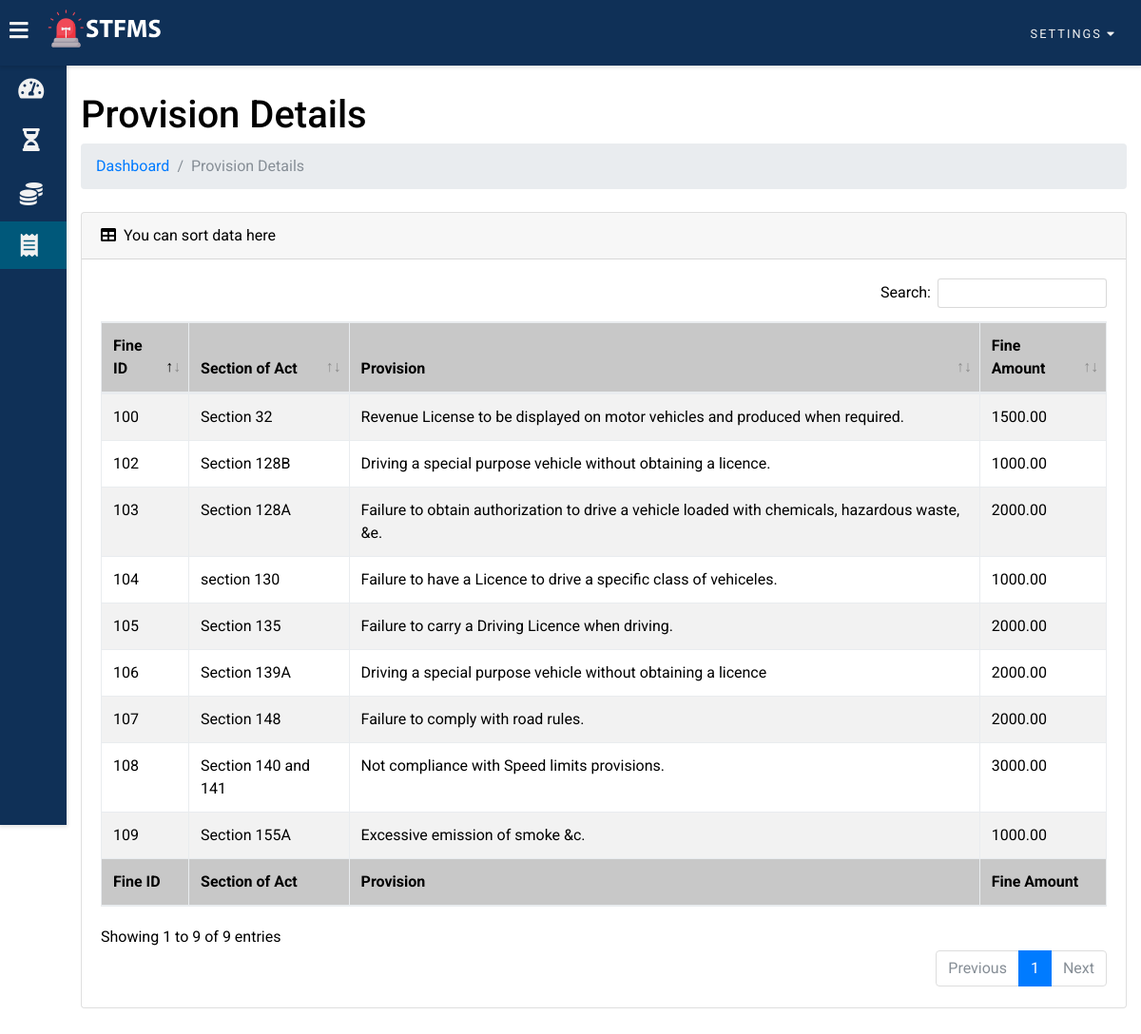
Screenshot of /user/fine_tickets.php (signed in) with the database file from the repository.
### tables this page shows
CREATE TABLE `fine_tickets` (
  `fine_tickets_id` varchar(255) NOT NULL,
  `fine_tickets_section_of_act` varchar(255) NOT NULL,
  `fine_tickets_provision` varchar(255) NOT NULL,
  `fine_tickets_amount` decimal(10,2) NOT NULL
);

### user/fine_tickets_table.php (the view, shortened to what this page needs)
<?php
if (isset($_SESSION['license_id']) && isset($_SESSION['driver_email']) && isset($_SESSION['driver_name']) && isset($_SESSION['home_address'])) {
?>
<table class="table table-striped table-bordered" id="dataTable" width="100%" cellspacing="0">
    <thead>
        <tr>
			<th>Fine ID</th>
            <th>Section of Act</th>
            <th>Provision</th>
            <th>Fine Amount</th>
        </tr>
    </thead>
    <tfoot>
        <tr>
			<th>Fine ID</th>
            <th>Section of Act</th>
            <th>Provision</th>
            <th>Fine Amount</th>
        </tr>
    </tfoot>
    <tbody>
		<?php
		$sql=mysqli_query($conn,"select * from fine_tickets");
		while($res=mysqli_fetch_assoc($sql))
		{
		?>
		<tr>
		<td><?php echo $res['fine_tickets_id']; ?></td>
	    <td><?php echo $res['fine_tickets_section_of_act']; ?></td>
		<td><?php echo $res['fine_tickets_provision']; ?></td>
		<td><?php echo $res['fine_tickets_amount']; ?></td>
		</tr>
	    <?php
		}?>
	</tbody>
</table>
<?php
}else{
	header("Location: login.php");
	exit();
}
?>

### user/fine_tickets.php (shortened to what this page needs)
<?php
if (isset($_SESSION['license_id']) && isset($_SESSION['driver_email']) && isset($_SESSION['driver_name']) && isset($_SESSION['home_address'])) {
?>
<!DOCTYPE html>
<html>
<head>
    <?php
        include_once '../includes/header.php';
    ?>
</head>
<body class="overlay-scrollbar">
    <?php
        include 'includes/topNav.php';
    ?>
    <div class="leftsidebar overlay-scrollbar scrollbar-hover">
        <ul class="leftsidebar-nav overlay-scrollbar scrollbar-hover">
            <li class="leftsidebar-nav-item">
                <a href="dashboard.php" class="leftsidebar-nav-link">
                    <div>
                        <i class="fas fa-tachometer-alt"></i>
                    </div>
                </a>
            </li>
            <li class="leftsidebar-nav-item">
                <a href="pending_fine.php" class="leftsidebar-nav-link">
                    <div>
                        <i class="fas fa-hourglass-half"></i>
                    </div>
                </a>
            </li>
            <li class="leftsidebar-nav-item">
                <a href="paid_fine.php" class="leftsidebar-nav-link">
                    <div>
                        <i class="fas fa-coins"></i>
                    </div>
                </a>
            </li>
            <li class="leftsidebar-nav-item">
                <a href="fine_tickets.php" class="leftsidebar-nav-link active">
                    <div>
                        <i class="fas fa-receipt"></i>
                    </div>
                </a>
            </li>
        </ul>
    </div>
    <div class="dashwrapper">
            <div class="container-fluid">
                <h1 class="mt-4">Provision Details</h1>
                <ol class="breadcrumb mb-4">
                    <li class="breadcrumb-item"><a href="dashboard.php">Dashboard</a></li>
                    <li class="breadcrumb-item active">Provision Details</li>
                </ol>
                <div class="card mb-4">
                    <div class="card-header">
                        <i class="fas fa-table mr-1"></i> You can sort data here
                    </div>
                    <div class="card-body">
                        <div class="table-responsive">
                            <?php
                                include 'fine_tickets_table.php';
                            ?>
                        </div>
                    </div>
                </div>
            </div>
    </div>
</body>
</html>
<?php
}else{
	header("Location: login.php");
	exit();
}
?>

### includes/header.php (shortened to what this page needs)
<head>
    <link rel="stylesheet" type="text/css" href="../assets/vendors/chartjs/Chart.min.css">
    <link rel="stylesheet" type="text/css" href="../assets/vendors/animatecss/animate.css">
    <link rel="stylesheet" type="text/css" href="../assets/vendors/bootstrap/bootstrap.min.css">
    <link rel="stylesheet" type="text/css" href="../assets/vendors/DataTables/dataTables.bootstrap4.min.css">
    <link rel="stylesheet" type="text/css" href="../assets/css/main.css">
    <link rel="stylesheet" href="https://use.fontawesome.com/releases/v5.7.2/css/all.css">
</head>

### user/includes/topNav.php (shortened to what this page needs)
<div class="topnavbar">
    <ul class="topnavbar-nav">
        <li class="topnav-item" id="toggle">
            <a class="topnav-link">
                <i class="fas fa-bars" onclick="collapseSidebar()"></i>
            </a>
        </li>
        <li class="topnav-item">
            <img src="../assets/img/logo_text.svg" alt="STFMS logo" class="logo logo-light">
        </li>
    </ul>
    <ul class="topnavbar-nav topnav-right">
        <li class="topnav-item">
            <div class="mydropdown">
                <p class="mydropdown-toggle pro-drop" data-toggle="user-menu">Settings <i class="fas fa-caret-down mydropdown-toggle" data-toggle="user-menu"></i></p>
            </div>
        </li>
    </ul>
</div>

### assets/css/main.css (style rules this page uses)
:root { --primary-color: #e84545; --warning-color: #431374; --success-color: #d46d31; --danger-color: #1d9e8b; --main-theam-color: #0f3057; --second-theam-color: #00587a; --light-background-color: #ffffff; --cards-background-color: #f1f1f1; --main-text-color: #333333; }
* { box-sizing: border-box; }
body { font-family: 'Roboto', sans-serif; background: var(--main-bg-color); color: var(--main-color); margin: 0; overflow-x: hidden; }
.topnavbar { display: flex; flex-direction: row; background: var(--main-theam-color); color: var(--main-color); position: fixed; top: 0; right: 0; left: 0; z-index: 101; box-shadow: rgba(0, 0, 0, 0.12) 0px 1px 4px 1px; }
.topnavbar-nav { list-style: none; display: flex; flex-direction: row; padding-left: 0; margin-bottom: 0; margin-top: 0; }
.topnav-link { float: left; text-align: center; padding: 21px 10px; text-decoration: none; font-size: 17px; color: var(--cards-background-color); position: relative; }
.topnav-link i { font-size: 17px; color: var(--cards-background-color); }
.topnavbar-nav i { font-size: 1.4rem; }
.topnav-right { margin-left: auto; }
.logo { height: 60px; padding: 10px; }
.pro-drop { padding: 10px; color: var(--cards-background-color); text-transform: uppercase; letter-spacing: 2px; margin: 1rem 1rem 0 0; font-size: 0.8rem; font-weight: 400; }
.pro-drop i { font-size: 0.8rem; }
.mydropdown { position: relative; }
a, a:hover,a:visited, a:focus { text-decoration:none; }
.leftsidebar { width: 70px; height: 100vh; position: fixed; margin-top: 68px; margin-bottom: 750px; background: var(--main-theam-color); box-shadow: rgba(0, 0, 0, 0.12) 0px 1px 4px 1px; overflow-x: hidden; z-index: 100; transition: width .3s; }
.leftsidebar-nav { list-style: none; padding: 0; margin: 0; display: flex; flex-direction: column; align-items: center; height: 100vh; }
.leftsidebar-nav-item { width: 100%; }
.leftsidebar-nav-link { display: flex; text-overflow: hidden; align-items: center; color: var(--cards-background-color); text-decoration: none; font-size: 0.8rem; }
.leftsidebar-nav-link i { font-size: 1.5rem; color: var(--cards-background-color); position: absolute; left: 40%; top: 50%; transform: translate(-50%, -50%); }
.leftsidebar-nav-link div { min-width: 82px; height: 50px; position: relative; }
.leftsidebar-nav-link.active { background: var(--second-theam-color); color: var(--cards-background-color); }
.leftsidebar-nav-link.active div { border-left: 5px solid var(--second-theam-color); }
.leftsidebar-nav-link.active i { color: var(--cards-background-color); margin-left: -5px; }
.dashwrapper { padding: 10px; margin-left: 70px; padding: 75px 0 30px 0; background: var(--light-background-color); transition: margin-left .3s; }
table { border-collapse: collapse; margin: 0 auto; width: 100% !important; }
table td { border-top: 1px solid var(--second-bg-color); padding: 10px; }
table th { border-top: 1px solid var(--second-bg-color); border-bottom: 1px solid var(--second-bg-color); padding: 15px 12px; background-color: #c8c8c8; }
#dataTable td, #dataTable th { width: auto !important; }

### rows the page displays
fine_tickets: fine_tickets_id "100", fine_tickets_section_of_act "Section 32", fine_tickets_provision "Revenue License to be displayed on motor vehicles and produced when required.", fine_tickets_amount "1500.00"
fine_tickets: fine_tickets_id "102", fine_tickets_section_of_act "Section 128B", fine_tickets_provision "Driving a special purpose vehicle without obtaining a licence.", fine_tickets_amount "1000.00"
fine_tickets: fine_tickets_id "103", fine_tickets_section_of_act "Section 128A", fine_tickets_provision "Failure to obtain authorization to drive a vehicle loaded with chemicals, hazardous waste, &e.", fine_tickets_amount "2000.00"
fine_tickets: fine_tickets_id "104", fine_tickets_section_of_act "section 130", fine_tickets_provision "Failure to have a Licence to drive a specific class of vehiceles.", fine_tickets_amount "1000.00"
fine_tickets: fine_tickets_id "105", fine_tickets_section_of_act "Section 135", fine_tickets_provision "Failure to carry a Driving Licence when driving.", fine_tickets_amount "2000.00"
fine_tickets: fine_tickets_id "106", fine_tickets_section_of_act "Section 139A", fine_tickets_provision "Driving a special purpose vehicle without obtaining a licence", fine_tickets_amount "2000.00"
fine_tickets: fine_tickets_id "107", fine_tickets_section_of_act "Section 148", fine_tickets_provision "Failure to comply with road rules.", fine_tickets_amount "2000.00"
fine_tickets: fine_tickets_id "108", fine_tickets_section_of_act "Section 140 and 141", fine_tickets_provision "Not compliance with Speed limits provisions.", fine_tickets_amount "3000.00"
fine_tickets: fine_tickets_id "109", fine_tickets_section_of_act "Section 155A", fine_tickets_provision "Excessive emission of smoke &c.", fine_tickets_amount "1000.00"
